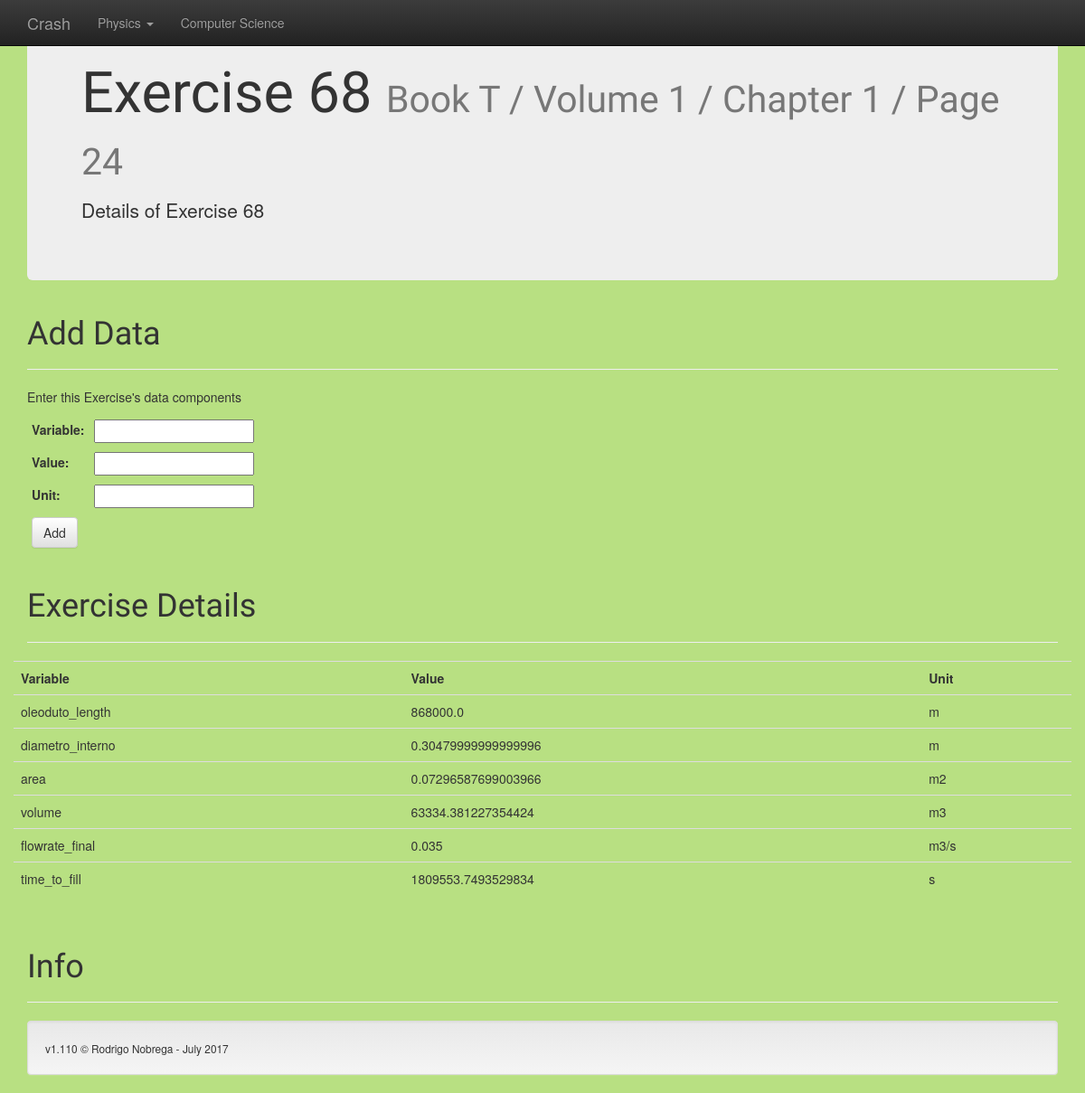
/Crash/exercise/2, run on the app's committed database.
### Physics/models.py (models this page shows)
class HTExercise(models.Model):
    book = models.CharField(max_length=1, choices=[('T', 'Tipler'), ('H', 'Halliday')])
    volume = models.IntegerField(blank=True, choices=[(1, 'Volume 1'), (2, 'Volume 2'), (3, 'Volume 3'), (4, 'Volume 4')])
    chapter = models.IntegerField(default=None, blank=True)
    page = models.IntegerField(default=None, blank=True)
    exercise = models.CharField(max_length=5, default=None, blank=True)

class HTData(models.Model):
    container = models.ForeignKey(HTExercise, db_index=True)
    variable = models.CharField(max_length=240, db_index=True)
    value = models.FloatField(db_index=True)
    unit = models.CharField(max_length=20)

### Physics/views.py (the view)
# urls.py: url(r'^exercise/(?P<id>\d+)$', views.exercise_num, name='exercise_num'),
def exercise_num(request, id):
    exercise = get_object_or_404(HTExercise, pk=id)
    datalist = HTData.objects.filter(container_id=id)
    if request.method == 'POST':
        dataform = ExerciseDataForm(request.POST)
        if dataform.is_valid():
            dataform.save(commit=True)
            return render(request, 'Physics/exercise_details.html', {'exercise': exercise, 'datalist': datalist, 'dataform': ExerciseDataForm(initial={'container': exercise})})
    else:
        dataform = ExerciseDataForm(initial={'container': exercise})
    return render(request, 'Physics/exercise_details.html', {'exercise': exercise, 'datalist': datalist, 'dataform': dataform})

### Physics/forms.py
class ExerciseDataForm(forms.ModelForm):
    class Meta:
        model = HTData
        fields = ('container', 'variable', 'value', 'unit')
        labels = {'container': 'Exercise', }
        widgets = {'container': forms.HiddenInput(attrs={'readonly':'readonly'})}

### Physics/templates/Physics/exercise_details.html (shortened to what this page needs)
{% extends 'base.html' %}
      {% block body%}
      <div class="jumbotron">
        <h1>Exercise {{ exercise.exercise }} <small>Book {{ exercise.book }} / Volume {{ exercise.volume }} / Chapter {{ exercise.chapter }} / Page {{ exercise.page }}</small></h1>
        <p>Details of Exercise {{ exercise.exercise }}</p>
      </div>
      <div class="page-header">
        <h1>Add Data</h1>
      </div>
      <div class="row">
      <div class="col-md-6">
      <p>Enter this Exercise's data components</p>
      <form  method="POST" class="form-inline">
        <table class="table-condensed">
          {{ dataform }}
          <tr>
            <td><button type="submit" class="btn btn-default">Add</button></td>
          </tr>
        </table>
      </form>
      </div>
      </div>
      <div class="page-header">
        <h1>Exercise Details</h1>
      </div>
      <div class="row">
        <table class="table table-hover">
        <tr>
          <td><strong>Variable</strong></td>
          <td><strong>Value</strong></td>
          <td><strong>Unit</strong></td>
        </tr>
        {% for data in datalist %}
        <tr>
          <td>{{ data.variable }}</td>
          <td>{{ data.value }}</td>
          <td>{{ data.unit }}</td>
        </tr>
        {% endfor %}
        </table>
      </div>
      {% endblock%}

### Physics/static/Physics/style.css (style rules this page uses)
body { background-color: #B8E082; }
h1 { font-family: 'Acme', sans-serif; }

### data on the page
HTExercise: exercise "68", book "T", volume "1", chapter "1", page "24"
HTData: variable "oleoduto_length", value "868000.0", unit "m"
HTData: variable "diametro_interno", value "0.30479999999999996", unit "m"
HTData: variable "area", value "0.07296587699003966", unit "m2"
HTData: variable "volume", value "63334.381227354424", unit "m3"
HTData: variable "flowrate_final", value "0.035", unit "m3/s"
HTData: variable "time_to_fill", value "1809553.7493529834", unit "s"
